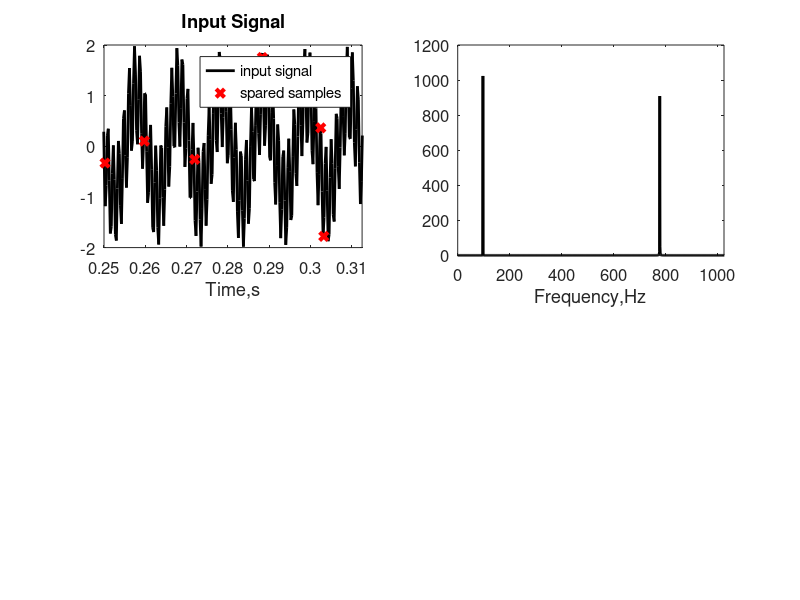

Reproduce this figure in MATLAB. (Note: this script raises an error after producing the figure.)
clc,clear,close all;
%% Generate signal, FFT of signal
n = 4096;    % points in high resolution signal
t = linspace(0, 1, n); 
x = cos(2* 97 * pi * t) + cos(2* 777 * pi * t); 
xt = fft(x); % Fourier transformed signal
PSD = xt.*conj(xt)/n;  % Power spectral density

%% Randomly sample signal
p = 128; % num. random samples, p=n/32
perm = round(rand(p, 1) * n);
y = x(perm); % compressed measurement

%% plot 1
time_window=[1024 1280]/4096;

figure
subplot(2,2,1)
plot(t,x,'k','LineWidth',2);
hold on
plot(perm/n,y,'rx','LineWidth',3);
xlabel('Time,s');
set(gca,'Fontsize',12)
axis([time_window -2 2]);
set(gcf,'Position',[1500 100 1800 1200])
title('Input Signal');
legend('input signal','spared samples');

subplot(2,2,2)
freq=n/(n)*(0:n);
L=1:floor(n/2);
plot(freq(L),PSD(L),'k','LineWidth',2);
xlabel('Frequency,Hz');
set(gca,'Fontsize',12);
axis([0 1024 0 1200]);


%% Solve compressed sensing problem
Psi = dct(eye(n, n));  % build Psi
Theta = Psi(perm, :);  % Measure rows of Psi
s = cosamp(Theta,y',10,1.e-10,10); % CS via matching pursuit
xrecon = idct(s);      % reconstruct full signal

%% Plot 2
subplot(2,2,3)
plot(t, xrecon, 'r', 'LineWidth', 2);
ylim([-2 2])
xlabel('Time,s'); set(gca,'Fontsize',12)
axis([time_window -2 2]);
title('Reconstructed 2D-Signal using Compressed Sensing');

subplot(2,2,4)
xtrecon = fft(xrecon,n);  % computes the (fast) discrete fourier transform
PSDrecon = xtrecon.*conj(xtrecon)/n;  % Power spectrum (how much power in each freq)
plot(freq(L),PSDrecon(L),'r', 'LineWidth', 2);
xlabel('Frequency,Hz');
set(gca,'Fontsize',12);
axis([0 1024 0 1200]);
set(gcf,'Position',[100 100 600 400])
set(gcf,'PaperPositionMode','auto')

%%Cosamp function for finding the solution
function [s] = cosamp(Phi, y, K, tol, max_iter)
    % CoSaMP algorithm for sparse signal recovery
    
    % Initialize variables
    n = size(Phi, 2);
    residual = y;
    support = [];
    s = zeros(n, 1);
    
    iter = 0;
    while (iter < max_iter) && (norm(residual) > tol)
        iter = iter + 1;
        
        % Step 1: Estimate the signal support
        projection = abs(Phi' * residual);
        [~, indices] = sort(projection, 'descend');
        new_support = union(support, indices(1:2*K));  % Update support
        
        % Step 2: Solve the least squares problem
        submatrix = Phi(:, new_support);
        x = pinv(submatrix) * y;
        
        % Step 3: Update the estimate
        [~, sorted_indices] = sort(abs(x), 'descend');
        support = new_support(sorted_indices(1:K));  % Update support
        s(support) = x(sorted_indices(1:K));  % Update estimate
        
        % Step 4: Update the residual
        residual = y - Phi(:, support) * s(support);
    end
end
